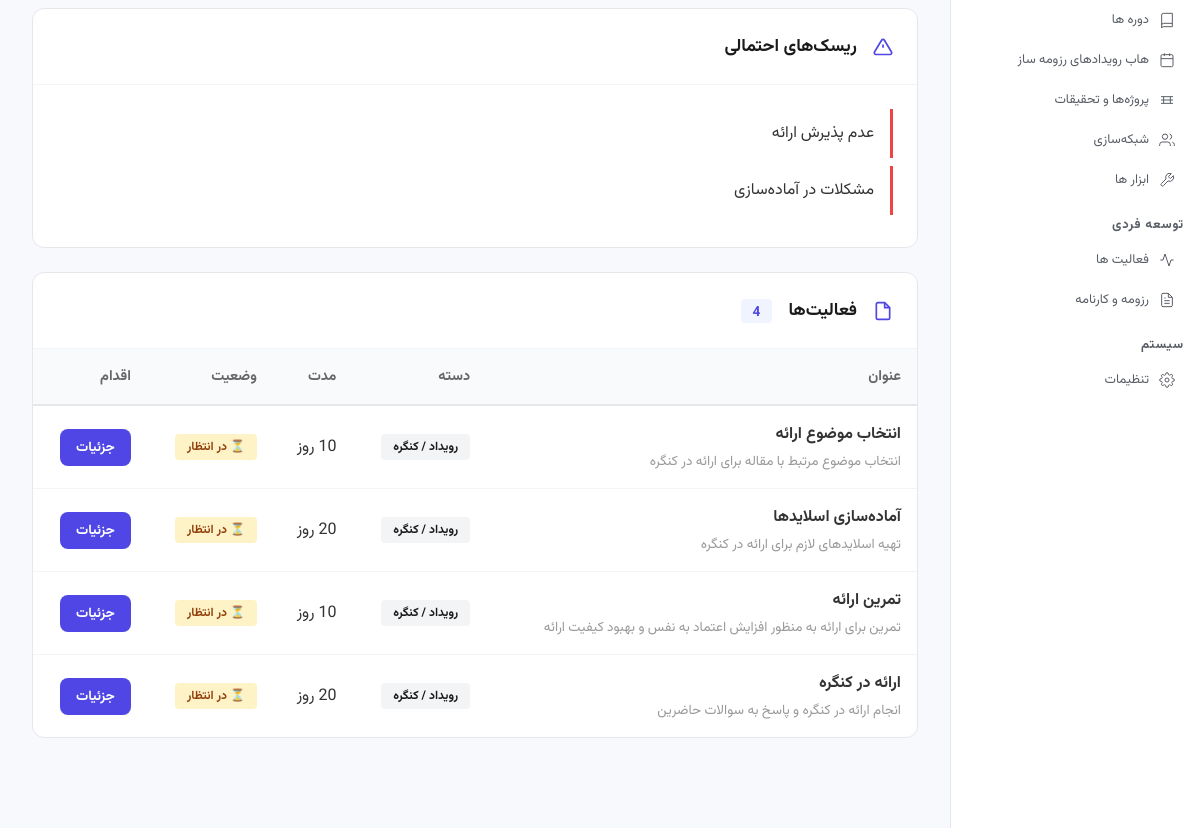
The page /roadmap/stage/43/ (signed in, middle part) on the database as committed earlier.
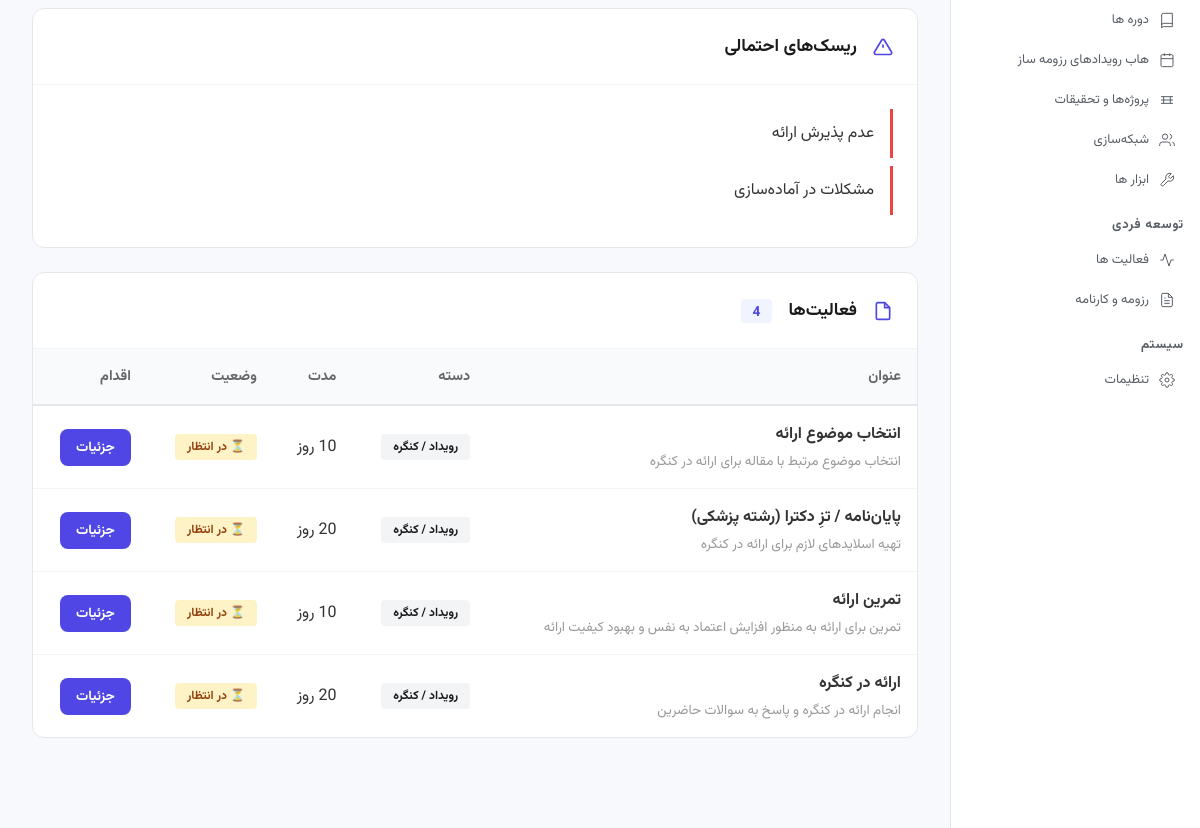
The same page on the database as committed later.
### roadmap/models.py (models this page shows, shortened)
class StageActivity(models.Model):
    stage = models.ForeignKey(
        Stage,
        on_delete=models.CASCADE,
        related_name='stage_activities'
    )
    activity = models.ForeignKey(
        Activity,
        on_delete=models.CASCADE,
        related_name='stage_activities'
    )
    order = models.PositiveIntegerField(verbose_name='ترتیب')
    is_completed = models.BooleanField(default=False, verbose_name='تکمیل‌شده')
    completion_date = models.DateField(blank=True, null=True, verbose_name='تاریخ تکمیل')
    saved_to_profile = models.CharField(
        max_length=50,
        blank=True,
        null=True,
        choices=[
            ('articles', 'مقالات'),
            ('presentations', 'ارائه‌ها'),
            ('executive_records', 'سوابق اجرایی'),
            ('training_courses', 'دوره‌های آموزشی'),
        ],
        verbose_name='ثبت شده در'
    )
    profile_data = models.JSONField(default=dict, blank=True, verbose_name='داده‌های پروفایل')
    progress_percentage = models.PositiveIntegerField(
        default=0,
        validators=[MinValueValidator(0), MaxValueValidator(100)],
        verbose_name='درصد پیشرفت'
    )
    notes = models.TextField(blank=True, null=True, verbose_name='یادداشت‌ها')
    actual_start_date = models.DateField(
        blank=True,
        null=True,
        verbose_name='تاریخ شروع واقعی'
    )
    actual_end_date = models.DateField(
        blank=True,
        null=True,
        verbose_name='تاریخ پایان واقعی'
    )
    static_item_id = models.CharField(
        max_length=100,
        blank=True,
        null=True,
        verbose_name='شناسه آیتم ثابت'
    )
    static_item_data = models.JSONField(
        default=dict,
        blank=True,
        verbose_name='داده‌های آیتم ثابت'
    )
    activity_source = models.CharField(
        max_length=20,
        choices=[
            ('static', 'از لیست ثابت'),
            ('custom', 'دستی ایجاد شده'),
        ],
        default='custom',
        verbose_name='منبع فعالیت'
    )
    checkpoints = models.JSONField(
        default=list,
        blank=True,
        verbose_name='نقاط کنترل',
        help_text='[{"title": "...", "is_completed": false, "date": "..."}]'
    )
    resources = models.JSONField(
        default=list,
        blank=True,
        verbose_name='منابع',
        help_text='[{"title": "...", "url": "...", "type": "link"}]'
    )
    result_summary = models.TextField(
        blank=True,
        null=True,
        verbose_name='خلاصه نتایج'
    )
    outcome_data = models.JSONField(
        default=dict,
        blank=True,
        verbose_name='داده‌های نتیجه'
    )
    created_at = models.DateTimeField(auto_now_add=True)
    updated_at = models.DateTimeField(auto_now=True)
    class Meta:
        ordering = ['stage', 'order']
        verbose_name = 'فعالیت مرحله'
        verbose_name_plural = 'فعالیت‌های مرحله'
        unique_together = ('stage', 'activity', 'order')

class Activity(models.Model):
    CATEGORY_CHOICES = [
        ('course', 'دوره آموزشی'),
        ('event', 'رویداد / کنگره'),
        ('project', 'پروژه'),
        ('research', 'تحقیق / مقاله'),
    ]
    IMPACT_CHOICES = [
        ('low', 'کم'),
        ('medium', 'متوسط'),
        ('high', 'زیاد'),
    ]
    DIFFICULTY_CHOICES = [
        ('easy', 'آسان'),
        ('medium', 'متوسط'),
        ('hard', 'دشوار'),
    ]
    external_id = models.CharField(
        max_length=50,
        unique=True,
        verbose_name='شناسه خارجی'
    )
    title = models.CharField(max_length=255, verbose_name='عنوان')
    description = models.TextField(blank=True, null=True, verbose_name='توضیحات')
    category = models.CharField(
        max_length=20,
        choices=CATEGORY_CHOICES,
        verbose_name='دسته'
    )
    duration_days = models.PositiveIntegerField(
        validators=[MinValueValidator(1), MaxValueValidator(365)],
        verbose_name='مدت زمان (روز)'
    )
    impact_score = models.PositiveIntegerField(
        default=5,
        validators=[MinValueValidator(1), MaxValueValidator(10)],
        verbose_name='امتیاز تاثیر'
    )
    difficulty_rating = models.CharField(
        max_length=10,
        choices=DIFFICULTY_CHOICES,
        default='medium',
        verbose_name='سطح دشواری'
    )
    impact_level = models.CharField(
        max_length=10,
        choices=IMPACT_CHOICES,
        default='medium',
        verbose_name='سطح تاثیر'
    )
    resume_output = models.CharField(
        max_length=255,
        blank=True,
        null=True,
        verbose_name='خروجی رزومه'
    )
    profile_template = models.JSONField(
        default=dict,
        blank=True,
        verbose_name='الگو برای پروفایل',
        help_text='{"model": "articles", "fields": {...}}'
    )
    organizer = models.CharField(
        max_length=255,
        blank=True,
        null=True,
        verbose_name='برگزارکننده'
    )
    level = models.CharField(
        max_length=50,
        blank=True,
        null=True,
        verbose_name='سطح (دانشگاهی/ملی/بین‌المللی)'
    )
    is_active = models.BooleanField(default=True, verbose_name='فعال')
    created_at = models.DateTimeField(auto_now_add=True)
    updated_at = models.DateTimeField(auto_now=True)
    class Meta:
        ordering = ['category', 'title']
        verbose_name = 'فعالیت'
        verbose_name_plural = 'فعالیت‌ها'

### roadmap/views.py (the view)
# urls.py: path('stage/<int:stage_id>/', views.stage_detail, name='stage_detail'),
@login_required
def stage_detail(request, stage_id):
    stage = get_object_or_404(Stage, id=stage_id)
    roadmap = stage.roadmap
    if roadmap.user != request.user:
        return redirect('roadmap:roadmap_list')
    activities = stage.stage_activities.select_related('activity').order_by('order')
    context = {
        'roadmap': roadmap,
        'stage': stage,
        'activities': activities,
        'progress': stage.get_progress(),
        'duration': stage.get_total_duration(),
        'active_stage': roadmap.get_active_stage(),
    }
    return render(request, 'roadmap/stage_detail.html', context)

### roadmap/models.py (called while the page is built)
    def get_active_stage(self):
        return self.stages.filter(status='active').first()

    def get_progress(self):
        activities = self.stage_activities.all()
        if not activities:
            return 0
        completed = activities.filter(is_completed=True).count()
        return int((completed / activities.count()) * 100)

    def get_total_duration(self):
        return sum(
            sa.activity.duration_days
            for sa in self.stage_activities.all()
        )

### templates/roadmap/stage_detail.html (shortened to what this page needs)
{% extends 'base.html' %}
{% load static %}
{% block content %}
<div class="rm-page">
    <div class="sd-main">
        {% if stage.risks %}
        <div class="rm-card">
            <div class="rm-card-header">
                <svg xmlns="http://www.w3.org/2000/svg" viewBox="0 0 24 24" fill="none" stroke="currentColor" stroke-width="2">
                    <path d="M10.29 3.86L1.82 18a2 2 0 0 0 1.71 3h16.94a2 2 0 0 0 1.71-3L13.71 3.86a2 2 0 0 0-3.42 0z"></path>
                    <line x1="12" y1="9" x2="12" y2="13"></line>
                    <line x1="12" y1="17" x2="12.01" y2="17"></line>
                </svg>
                ریسک‌های احتمالی
            </div>
            <div class="rm-card-body">
                <ul class="sd-risks-list">
                    {% for risk in stage.risks %}
                    <li>{{ risk }}</li>
                    {% endfor %}
                </ul>
            </div>
        </div>
        {% endif %}
        <div class="rm-card">
            <div class="rm-card-header">
                <svg xmlns="http://www.w3.org/2000/svg" viewBox="0 0 24 24" fill="none" stroke="currentColor" stroke-width="2">
                    <path d="M14 2H6a2 2 0 0 0-2 2v16a2 2 0 0 0 2 2h12a2 2 0 0 0 2-2V8z"></path>
                    <polyline points="14 2 14 8 20 8"></polyline>
                </svg>
                فعالیت‌ها
                <span class="title-badge">{{ activities|length }}</span>
            </div>
            <div class="rm-card-body rm-card-body-flush">
                {% if activities %}
                <table class="rm-activity-table">
                    <thead>
                        <tr>
                            <th>عنوان</th>
                            <th>دسته</th>
                            <th>مدت</th>
                            <th>وضعیت</th>
                            <th>اقدام</th>
                        </tr>
                    </thead>
                    <tbody>
                        {% for item in activities %}
                        <tr class="{% if item.is_completed %}rm-row-done{% endif %}">
                            <td>
                                <strong>{{ item.activity.title }}</strong>
                                {% if item.activity.description %}
                                <div class="rm-td-note">{{ item.activity.description }}</div>
                                {% endif %}
                            </td>
                            <td><span class="tag">{{ item.activity.get_category_display }}</span></td>
                            <td>{{ item.activity.duration_days }} روز</td>
                            <td>
                                {% if item.is_completed %}
                                <span class="tag tag-done">✓ تکمیل‌شده</span>
                                {% else %}
                                <span class="tag tag-pending">⏳ در انتظار</span>
                                {% endif %}
                            </td>
                            <td>
                                <a href="{% url 'roadmap:stage_activity_detail' item.id %}" class="rm-btn rm-btn-sm rm-btn-primary">
                                    جزئیات
                                </a>
                            </td>
                        </tr>
                        {% endfor %}
                    </tbody>
                </table>
                {% else %}
                <div class="rm-empty-table">
                    فعالیتی برای این مرحله ثبت نشده است.
                </div>
                {% endif %}
            </div>
        </div>
    </div>
</div>
{% endblock %}

Rows that differ between the two databases and show on the page:
changed StageActivity "تهیه اسلایدهای لازم برای ارائه در کنگره": activity "آماده‌سازی اسلایدها" → "پایان‌نامه / تزِ دکترا (رشته پزشکی)"
